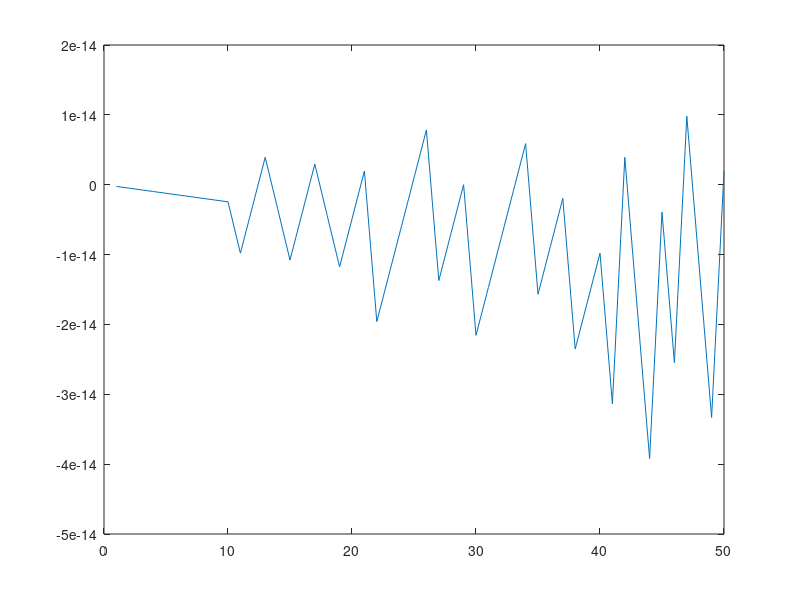

Reproduce this figure in MATLAB.
load('Guitar02.mat')
fa = 1/Ta;
%sound(x,fa)
t = 0:Ta:length(x)/fa-Ta;
plot(t,x)
xlabel("Tempo (s)")
ylabel("Sinal")

t=1:1:50;

x=sin(2*pi*t);
plot(t,x)

Amp = max(x)-min(x)